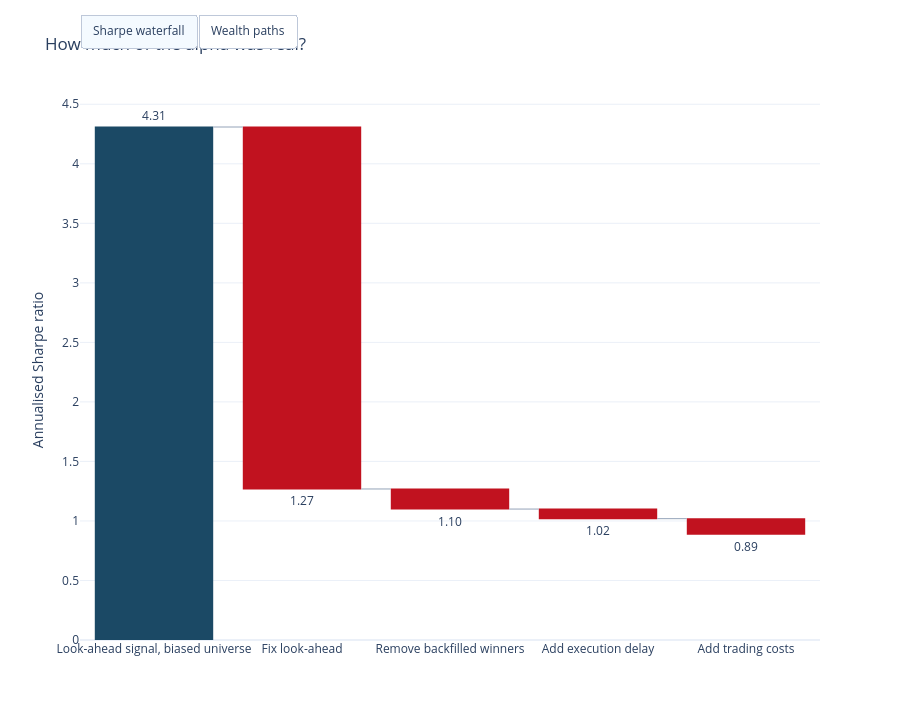

The code cell stored with this chart in its notebook:
### Code cell
def plot_ladder(ladder_dict, benchmark_series):
    """Waterfall of Sharpe destruction, plus the matching wealth paths on a second tab."""
    labels = list(ladder_dict)
    sharpes = [performance(s)["Sharpe"] for s in ladder_dict.values()]
    steps = [sharpes[0]] + list(np.diff(sharpes))

    fig = go.Figure()
    fig.add_trace(go.Waterfall(
        x=[l.split(". ")[1] for l in labels], y=steps,
        measure=["absolute"] + ["relative"] * (len(labels) - 1),
        text=[f"{s:.2f}" for s in sharpes], textposition="outside",
        connector=dict(line=dict(color="#94a3b8", width=1)),
        increasing=dict(marker=dict(color="#606c38")),
        decreasing=dict(marker=dict(color="#c1121f")),
        totals=dict(marker=dict(color="#1b4965")), visible=True))

    for i, (label, s) in enumerate(ladder_dict.items()):
        curve = (1 + s.dropna()).cumprod()
        fig.add_trace(go.Scatter(x=curve.index, y=curve, name=label, visible=False,
                                 line=dict(color=AIRM_COLOURS[i % len(AIRM_COLOURS)], width=2)))
    bench = (1 + benchmark_series.dropna()).cumprod()
    fig.add_trace(go.Scatter(x=bench.index, y=bench, name="Benchmark", visible=False,
                             line=dict(color="#334155", width=2, dash="dash")))
    n_curves = len(ladder_dict) + 1
    fig.update_layout(
        template=AIRM_TEMPLATE, height=720, showlegend=False,
        title="How much of the alpha was real?",
        yaxis_title="Annualised Sharpe ratio",
        updatemenus=[dict(
            type="buttons", direction="right", x=0, y=1.16, xanchor="left",
            buttons=[
                dict(label="Sharpe waterfall", method="update",
                     args=[{"visible": [True] + [False] * n_curves},
                           {"yaxis": {"title": "Annualised Sharpe ratio"},
                            "showlegend": False}]),
                dict(label="Wealth paths", method="update",
                     args=[{"visible": [False] + [True] * n_curves},
                           {"yaxis": {"title": "Value of $1 invested"},
                            "showlegend": True}]),
            ])])

    return fig

plot_ladder(ladder, benchmark).show()
